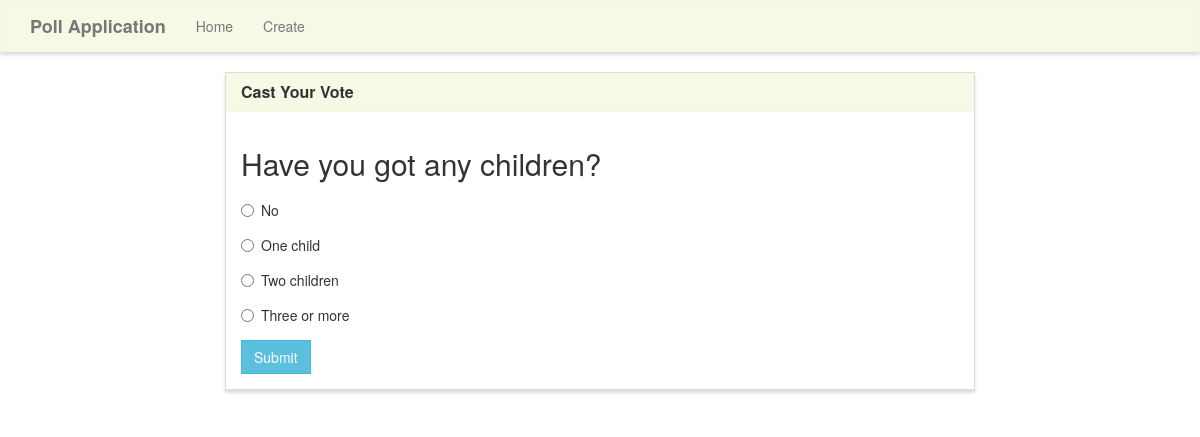
The app's page /vote/5/ with its own data.
### polls/models.py (models this page shows, shortened)
class Poll(models.Model):
    TYPES_OF_POLLS = (
        ('text', 'Text'),
        ('select_one', 'Select One'),
        ('select_multiple', 'Select Multiple'),
    )
    question = models.CharField(max_length=200)
    start = models.DateField(null=True, blank=True)
    finish = models.DateField(null=True, blank=True)
    description = models.TextField(max_length=4000, null=True, blank=True)
    type = models.CharField(max_length=50, choices=TYPES_OF_POLLS, verbose_name='Types of polls', default='text')

class Option(models.Model):
    poll = models.ForeignKey(Poll, on_delete=models.CASCADE)
    text = models.CharField(max_length=30, null=True, blank=True)
    count = models.IntegerField(default=0)

### polls/views.py (the view, shortened to what this page needs)
# urls.py: path('vote/<poll_id>/', polls_views.vote, name='vote'),
def vote(request, poll_id):
    options = Option.objects.filter(poll=poll_id)
    poll = Poll.objects.get(pk=poll_id)
    if poll.type == 'text':
        if request.method == 'POST':
            option_text = request.POST['answer']
            filtered_options = Option.objects.filter(poll=poll_id, text__iexact=option_text)
            if filtered_options.exists():
                option = filtered_options.first()
                option.count += 1
                option.save()
                return redirect('home')
            else:
                option = Option()
                option.poll = poll
                option.text = option_text
                option.count = 1
                option.save()
                return redirect('home')
    elif poll.type == 'select_one':
        if request.method == 'POST':
            option_id = request.POST['poll']
            option = Option.objects.get(pk=option_id)
            option.count += 1
            option.save()
            return redirect('results', poll_id)
    context = {
        'options': options,
        'poll': poll,
        'poll_type': poll.type
    }
    return render(request, 'polls/vote.html', context)

### polls/templates/polls/vote.html (shortened to what this page needs)
{% extends "polls/base.html" %}
{% load widget_tweaks %}
{% block main %}
<div class="row">
    <div class="col-lg-8 col-lg-offset-2">
        <div class="panel panel-default">
            <div class="panel-heading">
                <h3 class="panel-title">Cast Your Vote</h3>
            </div>
            <div class="panel-body">
                <div class="row">
                    <div class="col-lg-12">
                        <h2>{{ poll.question }}</h2>
                    </div>
                </div>
                <div class="row">
                    <div class="col-lg-12">
                        <form method="POST">
                            {% if poll.type == "text" %}
                            <div class="form-group">
                                <div class="radio">
                                    <label>
                                        <input type="text" name="answer" value="" required>
                                    </label>
                                </div>
                            </div>
                            {% elif poll.type == "select_one" %}
                            {% for option in options %}
                            <div class="form-group">
                                <div class="radio">
                                    <label>
                                        <input type="radio" name="poll" value="{{ option.id }}" required>
                                        {{ option.text }}
                                    </label>
                                </div>
                            </div>
                            {% endfor %}
                            {% endif %}
                            <button type="submit" class="btn btn-info">
                                Submit
                            </button>
                        </form>
                    </div>
                </div>
            </div>
        </div>
    </div>
</div>
{% endblock %}

### polls/static/style.css (style rules this page uses)
.navbar-default, .btn, .form-control, .panel { border-radius: 0; }
.panel-default > .panel-heading { color: #333; background-color: rgba(245, 245, 220, .7); border-color: rgba(245, 245, 220, .6); border-top-left-radius: 0; border-top-right-radius: 0; }
.panel { box-shadow: 0px 3px 3px 0px #ddd; }
a.navbar-brand, .panel-title { font-weight: bolder; }

### records on screen
Poll: question "Have you got any children?"
Option: text "No"
Option: text "One child"
Option: text "Two children"
Option: text "Three or more"
